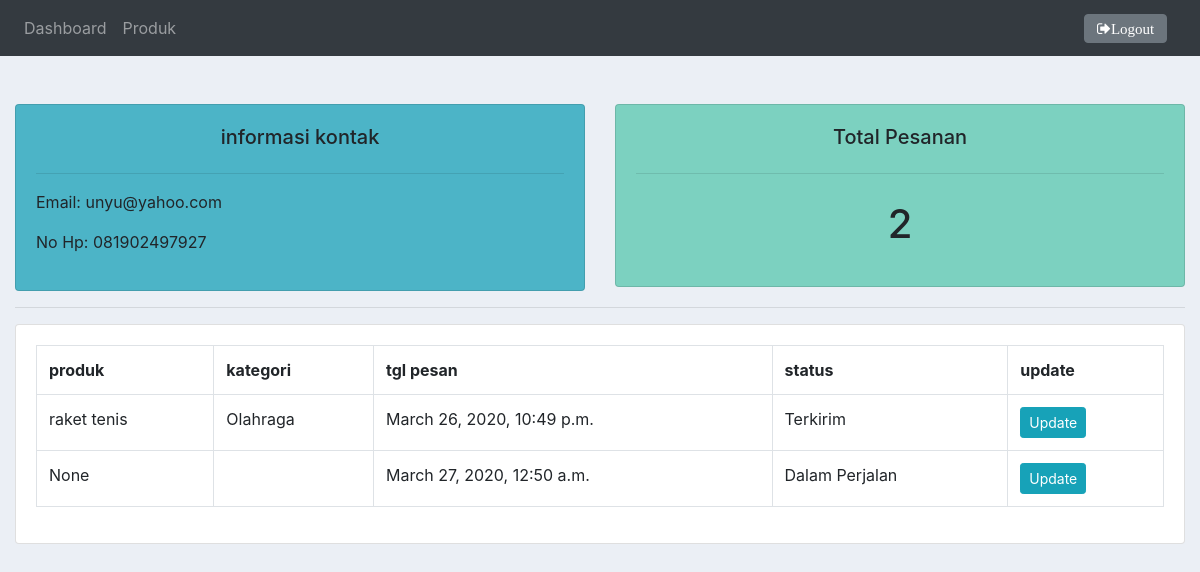
The page /pelanggan/7/ (signed in) on the database its author committed.
### crm/models.py (models this page shows, shortened)
class Pelanggan(models.Model):
    nama = models.CharField(max_length=100, null=True )
    no_hp = models.CharField(max_length=100, null=True)
    email = models.CharField(max_length=100, null=True)
    date_created = models.DateTimeField(auto_now_add=True, null= True)

class Pesanan(models.Model):
    STATUS = (
        ('Tertunda', 'Tertunda'),
        ('Terkirim', 'Terkirim'),
        ('Dalam Perjalan', 'Dalam Perjalan'),
    )
    pelanggan = models.ForeignKey (Pelanggan, null=True, on_delete=models.SET_NULL)
    produk = models.ForeignKey (Produk, null= True, on_delete=models.SET_NULL)
    date_created = models.DateTimeField (auto_now_add=True, null=True)
    status = models.CharField(max_length=20, null=True, choices=STATUS)

class Produk(models.Model):
    KATEGORI = (
        ('Olahraga', 'Olahraga'),
        ('Edukasi', 'Edukasi'),
        ('Hiburan','Hiburan'),
    )
    nama = models.CharField(max_length=50, null=True)
    harga = models.FloatField(null=True)
    kategori = models.CharField(max_length=20, null=True, choices=KATEGORI)
    deskripsi = models.CharField(max_length=20, null=True, blank=True)
    date_created = models.DateTimeField(auto_now_add=True,null=True)
    def __str__(self):
        return self.nama

### crm/views.py (the view)
# urls.py: path('pelanggan/<int:id>/', views.pelanggan, name='pelanggan'),
@login_required
def pelanggan(request, id):
    pelanggan = Pelanggan.objects.get(id=id)
    pesanan = pelanggan.pesanan_set.all()
    pesanan_count = pesanan.count()
    context = {'pelanggan':pelanggan, 'pesanan': pesanan,'pesanan_count': pesanan_count}
    return render (request, 'crm/pelanggan.html', context)

### crm/templates/crm/pelanggan.html
{% extends 'crm/main.html'%}
{% block content%}
<br>
<div class="row">
    <div class="col-md">
        <div class="card card-body" id="total-orders">
            <h5 style="text-align: center;">informasi kontak</h5>
            <hr>
            <p>Email: {{pelanggan.email}}</p>
            <p>No Hp: {{pelanggan.no_hp}}</p>
        </div>
    </div>
    <div class="col-md">
        <div class="card card-body" id='orders-pending'>
            <h5 style="text-align: center;">Total Pesanan</h5>
            <hr>
			<h1 style="text-align: center;padding: 10px">{{pesanan_count}}</h1>
        </div>
    </div>
</div>
<hr>
<div class="row">
    <div class="col-md">
        <div class="card card-body">
            <table class="table table-bordered table-hover">
                <tr>
                    <th>produk</th>
                    <th>kategori</th>
                    <th>tgl pesan</th>
                    <th>status</th>
                    <th>update</th>
                </tr>
                {% for pesanan in pesanan %}
                <tr>
                    <td>{{pesanan.produk}}</td>
                    <td>{{pesanan.produk.kategori}}</td>
                    <td>{{pesanan.date_created}}</td>
                    <td>{{pesanan.status}}</td>
                    <td><a class="btn btn-sm btn-info" href="{% url 'update_pesanan' pesanan.id %}">Update</a></td>
                </tr>
                {% endfor%}
            </table>
        </div>
    </div>
</div>
{% endblock content%}

### static/css/main.css (style rules this page uses)
body { background-color: #ebeff5; }
#total-orders { background-color: #4cb4c7; }
#orders-pending { background-color: #7CD1C0; }

### rows shown on the page
Pelanggan: email "unyu@yahoo.com", no_hp "081902497927"
Pesanan: produk "raket tenis", produk.kategori "Olahraga", date_created "March 26, 2020, 10:49 p.m.", status "Terkirim"
Pesanan: produk "None", date_created "March 27, 2020, 12:50 a.m.", status "Dalam Perjalan"

### other values the page prints
{{ pesanan_count }} "2"
